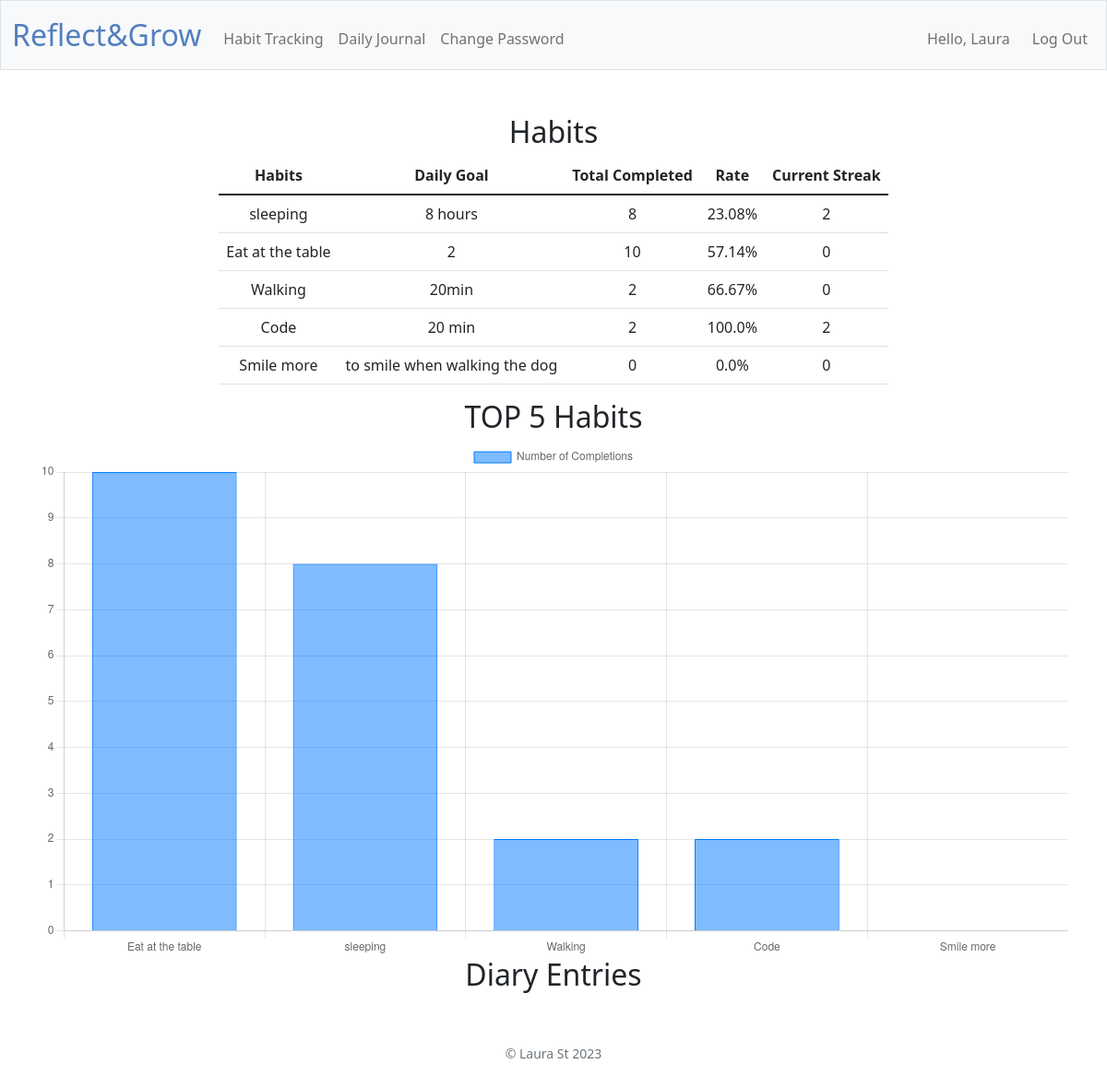
Page / (signed in) on the earlier database version.
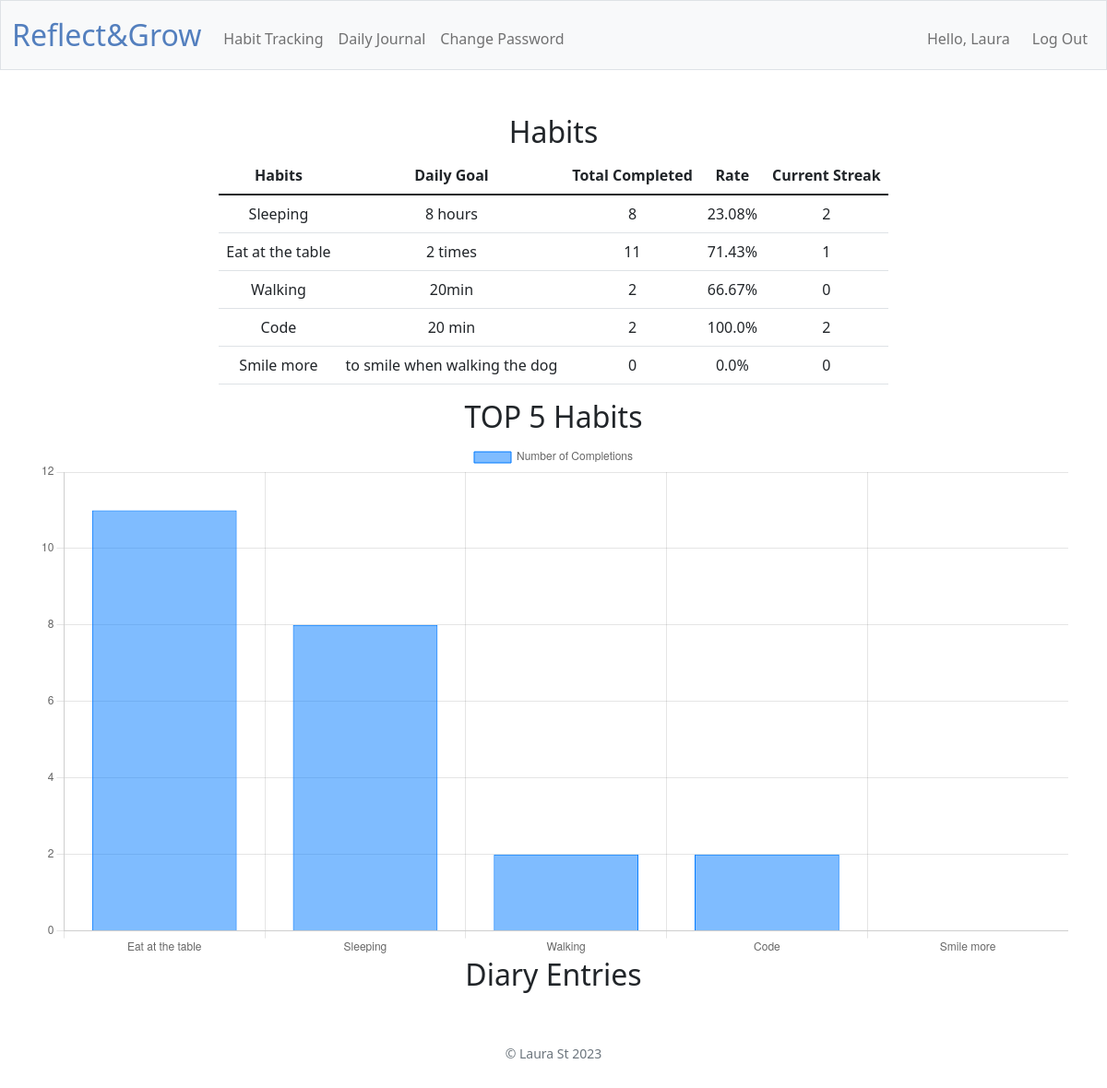
Same page on the later database version.
### tables this page shows
CREATE TABLE "users" (
    id INTEGER PRIMARY KEY AUTOINCREMENT,
    username TEXT NOT NULL UNIQUE,
    hash TEXT NOT NULL
);

CREATE TABLE habits (
    habit_id INTEGER PRIMARY KEY AUTOINCREMENT,
    user_id INTEGER,
    name TEXT NOT NULL,
    rule TEXT NOT NULL,
    created_at DATE DEFAULT (DATE('now')),
    FOREIGN KEY (user_id) REFERENCES users(id)
);

### app.py (the view)
@app.route("/")
@login_required
def index():
    user_id = session.get("user_id")
    habits = habit_service.get_habits(user_id)
    dates = habit_service.get_dates()
    entries = entry_service.get_entries(user_id)
    entries_ids_and_dates = entry_service.get_ids_and_dates(entries)
    completion_counts = habit_service.get_completion_counts(habits)
    sorted_habits_for_chart = sorted(completion_counts.items(), key=lambda x: x[1], reverse=True)
    top_5_habits = sorted_habits_for_chart[:5]
    for habit in habits:
        habit["current_streak"] = habit_service.calculate_current_streak(habit["completions"])
        habit["completion_rate"] = habit_service.calculate_completion_rate(habit["completions"], habit["created_at"])
    return render_template("index.html",
                           habits=habits,
                           dates=dates,
                           entries=entries,
                           entries_ids_and_dates_json=json.dumps(entries_ids_and_dates),
                           habits_json=json.dumps(habits),
                           top_5_habits_json=json.dumps(top_5_habits),
                           completion_counts=completion_counts
                           )

### app.py (called while the page is built)
@app.after_request
def after_request(response):
    response.headers["Cache-Control"] = "no-cache, no-store, must-revalidate"
    response.headers["Expires"] = 0
    response.headers["Pragma"] = "no-cache"
    return response

@app.context_processor
def inject_user():
    user_id = session.get("user_id")
    if user_id:
        result = user_service.get_user_details(user_id)
        user = result["res"]
        return {"username": user["username"]}
    return {}

### database.py (called while the page is built)
def get_habits(user_id):
    return db.execute("SELECT * FROM habits WHERE user_id = ?", user_id)

def get_completions(habit_id, start_date, end_date):
    return db.execute(
        "SELECT date_completed FROM completions WHERE habit_id = ? AND date_completed BETWEEN ? AND ?",
        habit_id, start_date, end_date
    )

def get_completion_counts(habit_id):
    return db.execute(
        "SELECT COUNT(*) as count FROM completions WHERE habit_id = ?", habit_id
    )[0]["count"]

def get_entries(user_id):
    return db.execute(
        "SELECT * FROM journal_entries WHERE user_id = ? ORDER BY created_at DESC", user_id
    )

def get_user(user_id):
    return db.execute("SELECT * FROM users WHERE id = ?", user_id)

### entry_service.py (called while the page is built)
def get_entries(user_id):
    return database.get_entries(user_id)

def get_ids_and_dates(entries):
    entries_ids_and_dates = []
    for entry in entries:
        entries_ids_and_dates.append({
            "id": entry["entry_id"],
            "date": entry["created_at"].split(" ")[0],
            "content": entry["entry_content"]
            })
    return entries_ids_and_dates

### habit_service.py (called while the page is built)
def get_habits(user_id):
    habits = database.get_habits(user_id)
    return get_habits_with_completions(habits)

def get_habits_with_completions(habits):
    today = datetime.now().date()
    start_date = today - timedelta(days=DAYS_BEFORE_TODAY)
    for habit in habits:
        completions = database.get_completions(habit["habit_id"], start_date, today)
        habit["completions"] = [comp["date_completed"] for comp in completions]
    return habits

def get_completion_counts(habits):
    completion_counts = {}
    for habit in habits:
        count = database.get_completion_counts(habit["habit_id"])
        completion_counts[habit["name"]] = count
    return completion_counts

def get_dates():
    today = datetime.now().date()
    return [(today + timedelta(days=i)).strftime("%Y-%m-%d") for i in range(-DAYS_BEFORE_TODAY, 1)]

### helpers.py (called while the page is built)
def success(obj=None):
    return {"success": True, "res": obj}

### templates/index.html (shortened to what this page needs)
{% extends "layout.html" %}
{% block main %}
<h2>Habits</h2>
<div class="table-responsive">
    <table class="table mx-auto w-auto">
        <thead>
            <tr>
                <th>Habits</th>
                <th>Daily Goal</th>
                <th>Total Completed</th>
                <th>Rate</th>
                <th>Current Streak</th>
            </tr>
        </thead>
        <tbody>
            {% for habit in habits %}
            <tr>
                <td>{{ habit.name }}</td>
                <td>{{ habit.rule }}</td>
                <td>{{ completion_counts[habit.name] }}</td>
                <td>{{ habit.completion_rate | round(2) }}%</td>
                <td>{{ habit.current_streak }}</td>
            </tr>
            {% endfor %}
        </tbody>
    </table>
</div>
<h2>TOP 5 Habits</h2>
<canvas id="most-completed-habits" width="400" height="200"></canvas>
<h2>Diary Entries</h2>
{% endblock %}

### templates/layout.html (shortened to what this page needs)
<!DOCTYPE html>
<html lang="en">
<head>
    <link href="https://cdn.jsdelivr.net/npm/bootstrap@5.1.3/dist/css/bootstrap.min.css"
 rel="stylesheet">
    <link href="/static/styles.css" rel="stylesheet">
</head>
<body>
    <nav class="bg-light border navbar navbar-expand-md navbar-light">
        <div class="container-fluid">
            <a class="navbar-brand" href="/"><span class="blue">Reflect&Grow</span></a>
            <div class="collapse navbar-collapse" id="navbar">
                {% if session["user_id"] %}
                <ul class="navbar-nav me-auto mt-2">
                    <li class="nav-item"><a class="nav-link" href="/habits">Habit Tracking</a></li>
                    <li class="nav-item"><a class="nav-link" href="/journal-history">Daily Journal</a></li>
                    <li class="nav-item"><a class="nav-link" href="/change-password">Change Password</a></li>
                </ul>
                <ul class="navbar-nav ms-auto mt-2">
                    <li class="nav-item navbar-text me-3">Hello, {{ username }}</li>
                    <li class="nav-item"><a class="nav-link" href="/logout">Log Out</a></li>
                </ul>
                {% else %}
                <ul class="navbar-nav ms-auto mt-2">
                    <li class="nav-item"><a class="nav-link" href="/register">Register</a></li>
                    <li class="nav-item"><a class="nav-link" href="/login">Log In</a></li>
                </ul>
                {% endif %}
            </div>
        </div>
    </nav>
    <main class="container py-5 text-center">
        {% block main %}{% endblock %}
    </main>
    <footer class="mb-5 small text-center text-muted">
        &copy; Laura St <span id="year"></span>
    </footer>
</body>
</html>

### static/styles.css (style rules this page uses)
nav .navbar-brand { font-size: xx-large; }
nav .navbar-brand .blue { color: #537fbe; }

Differences in the rows shown:
changed habits id 2: name "sleeping" → "Sleeping"
changed habits "Eat at the table": rule "2" → "2 times"; name "10" → "11"; completion_rate "57.14" → "71.43"; current_streak "0" → "1"
Other differences:
chart data {{ top_5_habits_json | safe }}: [["Eat at the table", 10], ["sleeping", 8], ["Walking", 2], ["Code", 2], ["Smile more", 0]] → [["Eat at the table", 11], ["Sleeping", 8], ["Walking", 2], ["Code", 2], ["Smile more", 0]]
chart data {{ completion_counts | safe }}: {'sleeping': 8, 'Eat at the table': 10, 'Walking': 2, 'Code': 2, 'Smile more': 0} → {'Sleeping': 8, 'Eat at the table': 11, 'Walking': 2, 'Code': 2, 'Smile more': 0}
